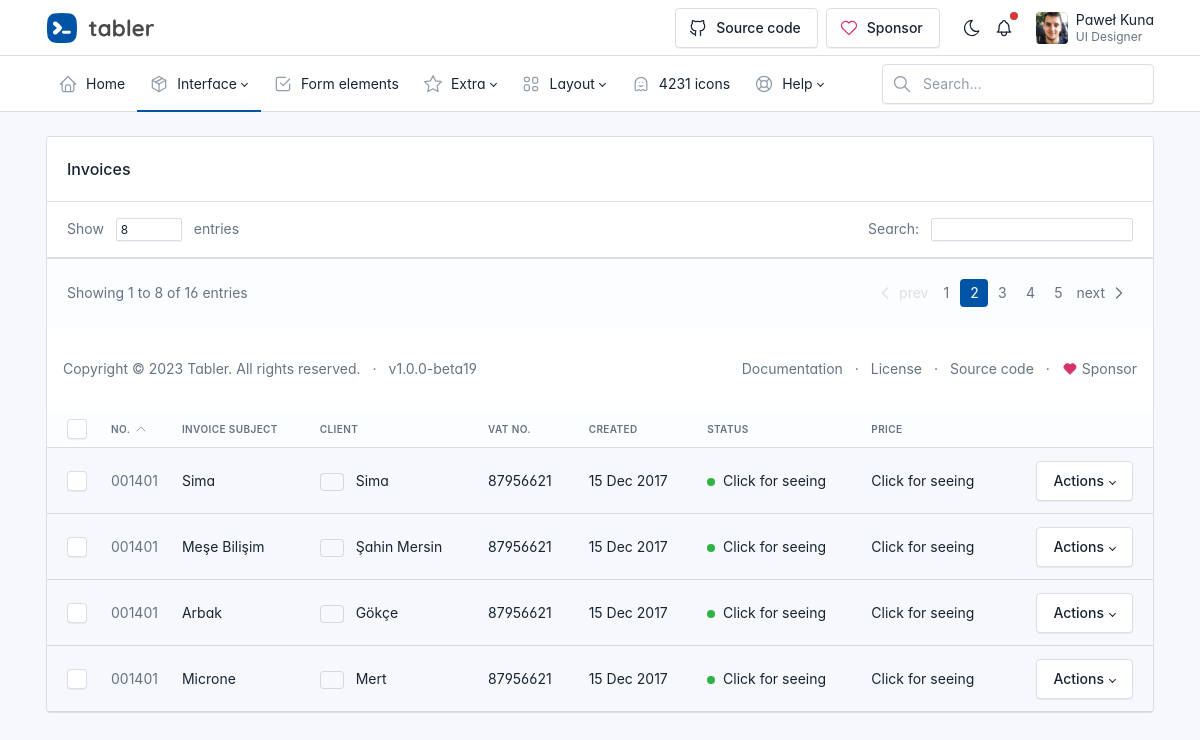
Page /add-operation/ on the committed database.
### companies/models.py (models this page shows)
class Companies(models.Model):
    company_name= models.CharField(max_length=200, unique= True)
    boss_name = models.CharField(max_length=200)
    email = models.CharField(max_length=200)
    telephone = models.IntegerField(default=0)
    tax = models.IntegerField(default=0)

### companies/views.py (the view)
# urls.py: path('add-operation/', views.addOperation, name = "addop"),
def addOperation(request):
    account_list = Companies.objects.all()
    context = {
        "account_list": account_list
    }
    return render(request, "addop.html", context)

### templates/addop.html (shortened to what this page needs)
<!doctype html>
<html lang="en">
  <head>
    <link href="/static/css/tabler.min.css" rel="stylesheet"/>
    <link href="/static/css/tabler-flags.min.css" rel="stylesheet"/>
    <link href="/static/css/tabler-payments.min.css" rel="stylesheet"/>
    <link href="/static/css/tabler-vendors.min.css" rel="stylesheet"/>
    <link href="/static/css/demo.min.css?1685973381" rel="stylesheet"/>
  </head>
  <body >
    <div class="page">
      <header class="navbar navbar-expand-md d-print-none" >
        <div class="container-xl">
          <h1 class="navbar-brand navbar-brand-autodark d-none-navbar-horizontal pe-0 pe-md-3">
            <a href=".">
              <img src="/static/logo.svg" width="110" height="32" alt="Tabler" class="navbar-brand-image">
            </a>
          </h1>
          <div class="navbar-nav flex-row order-md-last">
            <div class="nav-item d-none d-md-flex me-3">
              <div class="btn-list">
                <a href="https://github.com/tabler/tabler" class="btn" target="_blank" rel="noreferrer">
                  Source code
                </a>
                <a href="https://github.com/sponsors/codecalm" class="btn" target="_blank" rel="noreferrer">
                  Sponsor
                </a>
              </div>
            </div>
            <div class="d-none d-md-flex">
              <a href="?theme=dark" class="nav-link px-0 hide-theme-dark" title="Enable dark mode" data-bs-toggle="tooltip"
		   data-bs-placement="bottom">
              </a>
              <div class="nav-item dropdown d-none d-md-flex me-3">
                <a href="#" class="nav-link px-0" data-bs-toggle="dropdown" tabindex="-1" aria-label="Show notifications">
                  <span class="badge bg-red"></span>
                </a>
              </div>
            </div>
            <div class="nav-item dropdown">
              <a href="#" class="nav-link d-flex lh-1 text-reset p-0" data-bs-toggle="dropdown" aria-label="Open user menu">
                <span class="avatar avatar-sm" style="background-image: url(/static/avatars/000m.jpg)"></span>
                <div class="d-none d-xl-block ps-2">
                  <div>Paweł Kuna</div>
                  <div class="mt-1 small text-secondary">UI Designer</div>
                </div>
              </a>
            </div>
          </div>
        </div>
      </header>
      <header class="navbar-expand-md">
        <div class="collapse navbar-collapse" id="navbar-menu">
          <div class="navbar">
            <div class="container-xl">
              <ul class="navbar-nav">
                <li class="nav-item">
                  <a class="nav-link" href="./" >
                    <span class="nav-link-icon d-md-none d-lg-inline-block">
                    </span>
                    <span class="nav-link-title">
                      Home
                    </span>
                  </a>
                </li>
                <li class="nav-item active dropdown">
                  <a class="nav-link dropdown-toggle" href="#navbar-base" data-bs-toggle="dropdown" data-bs-auto-close="outside" role="button" aria-expanded="false" >
                    <span class="nav-link-icon d-md-none d-lg-inline-block">
                    </span>
                    <span class="nav-link-title">
                      Interface
                    </span>
                  </a>
                </li>
                <li class="nav-item">
                  <a class="nav-link" href="./form-elements.html" >
                    <span class="nav-link-icon d-md-none d-lg-inline-block">
                    </span>
                    <span class="nav-link-title">
                      Form elements
                    </span>
                  </a>
                </li>
                <li class="nav-item dropdown">
                  <a class="nav-link dropdown-toggle" href="#navbar-extra" data-bs-toggle="dropdown" data-bs-auto-close="outside" role="button" aria-expanded="false" >
                    <span class="nav-link-icon d-md-none d-lg-inline-block">
                    </span>
                    <span class="nav-link-title">
                      Extra
                    </span>
                  </a>
                </li>
                <li class="nav-item dropdown">
                  <a class="nav-link dropdown-toggle" href="#navbar-layout" data-bs-toggle="dropdown" data-bs-auto-close="outside" role="button" aria-expanded="false" >
                    <span class="nav-link-icon d-md-none d-lg-inline-block">
                    </span>
                    <span class="nav-link-title">
                      Layout
                    </span>
                  </a>
                </li>
                <li class="nav-item">
                  <a class="nav-link" href="./icons.html" >
                    <span class="nav-link-icon d-md-none d-lg-inline-block">
                    </span>
                    <span class="nav-link-title">
                      4231 icons
                    </span>
                  </a>
                </li>
                <li class="nav-item dropdown">
                  <a class="nav-link dropdown-toggle" href="#navbar-help" data-bs-toggle="dropdown" data-bs-auto-close="outside" role="button" aria-expanded="false" >
                    <span class="nav-link-icon d-md-none d-lg-inline-block">
                    </span>
                    <span class="nav-link-title">
                      Help
                    </span>
                  </a>
                </li>
              </ul>
              <div class="my-2 my-md-0 flex-grow-1 flex-md-grow-0 order-first order-md-last">
                <form action="./" method="get" autocomplete="off" novalidate>
                  <div class="input-icon">
                    <span class="input-icon-addon">
                    </span>
                    <input type="text" value="" class="form-control" placeholder="Search…" aria-label="Search in website">
                  </div>
                </form>
              </div>
            </div>
          </div>
        </div>
      </header>
      <div class="page-wrapper">
        <div class="page-body">
          <div class="container-xl d-flex flex-column justify-content-center">
            <div class="col-12">
                <div class="card">
                  <div class="card-header">
                    <h3 class="card-title">Invoices</h3>
                  </div>
                  <div class="card-body border-bottom py-3">
                    <div class="d-flex">
                      <div class="text-secondary">
                        Show
                        <div class="mx-2 d-inline-block">
                          <input type="text" class="form-control form-control-sm" value="8" size="3" aria-label="Invoices count">
                        </div>
                        entries
                      </div>
                      <div class="ms-auto text-secondary">
                        Search:
                        <div class="ms-2 d-inline-block">
                          <input type="text" class="form-control form-control-sm" aria-label="Search invoice">
                        </div>
                      </div>
                    </div>
                  </div>
                  <div class="table-responsive">
                    <table class="table card-table table-vcenter text-nowrap datatable">
                      <thead>
                        <tr>
                          <th class="w-1"><input class="form-check-input m-0 align-middle" type="checkbox" aria-label="Select all invoices"></th>
                          <th class="w-1">No.
                            <svg xmlns="http://www.w3.org/2000/svg" class="icon icon-sm icon-thick" width="24" height="24" viewBox="0 0 24 24" stroke-width="2" stroke="currentColor" fill="none" stroke-linecap="round" stroke-linejoin="round"><path stroke="none" d="M0 0h24v24H0z" fill="none"></path><path d="M6 15l6 -6l6 6"></path></svg>
                          </th>
                          <th>Invoice Subject</th>
                          <th>Client</th>
                          <th>VAT No.</th>
                          <th>Created</th>
                          <th>Status</th>
                          <th>Price</th>
                          <th></th>
                        </tr>
                      </thead>
                      <tbody>
                        <tr>
                          {% for company in account_list %}
                            <td><input class="form-check-input m-0 align-middle" type="checkbox" aria-label="Select invoice"></td>
                            <td><span class="text-secondary">001401</span></td>
                            <td><a href = "/operation/" class="text-reset" tabindex="-1" target = "_blank">{{ company.company_name }}</a></td>
                          <td>
                            <span class="flag flag-xs flag-country-us me-2"></span>
                            {{ company.boss_name }}
                          </td>
                          <td>
                            87956621
                          </td>
                          <td>
                            15 Dec 2017
                          </td>
                          <td>
                            <span class="badge bg-success me-1"></span> Click for seeing
                          </td>
                          <td>Click for seeing</td>
                          <td class="text-end">
                            <span class="dropdown">
                              <button class="btn dropdown-toggle align-text-top" data-bs-boundary="viewport" data-bs-toggle="dropdown">Actions</button>
                            </span>
                          </td>
                        </tr>
                        <tr>
                          {% endfor %}
                  <div class="card-footer d-flex align-items-center">
                    <p class="m-0 text-secondary">Showing <span>1</span> to <span>8</span> of <span>16</span> entries</p>
                    <ul class="pagination m-0 ms-auto">
                      <li class="page-item disabled">
                        <a class="page-link" href="#" tabindex="-1" aria-disabled="true">
                          <svg xmlns="http://www.w3.org/2000/svg" class="icon" width="24" height="24" viewBox="0 0 24 24" stroke-width="2" stroke="currentColor" fill="none" stroke-linecap="round" stroke-linejoin="round"><path stroke="none" d="M0 0h24v24H0z" fill="none"></path><path d="M15 6l-6 6l6 6"></path></svg>
                          prev
                        </a>
                      </li>
                      <li class="page-item"><a class="page-link" href="#">1</a></li>
                      <li class="page-item active"><a class="page-link" href="#">2</a></li>
                      <li class="page-item"><a class="page-link" href="#">3</a></li>
                      <li class="page-item"><a class="page-link" href="#">4</a></li>
                      <li class="page-item"><a class="page-link" href="#">5</a></li>
                      <li class="page-item">
                        <a class="page-link" href="#">
                          next
                          <svg xmlns="http://www.w3.org/2000/svg" class="icon" width="24" height="24" viewBox="0 0 24 24" stroke-width="2" stroke="currentColor" fill="none" stroke-linecap="round" stroke-linejoin="round"><path stroke="none" d="M0 0h24v24H0z" fill="none"></path><path d="M9 6l6 6l-6 6"></path></svg>
                        </a>
                      </li>
                    </ul>
                  </div>
                </div>
              </div>
          </div>
        </div>
        <footer class="footer footer-transparent d-print-none">
          <div class="container-xl">
            <div class="row text-center align-items-center flex-row-reverse">
              <div class="col-lg-auto ms-lg-auto">
                <ul class="list-inline list-inline-dots mb-0">
                  <li class="list-inline-item"><a href="https://tabler.io/docs" target="_blank" class="link-secondary" rel="noopener">Documentation</a></li>
                  <li class="list-inline-item"><a href="./license.html" class="link-secondary">License</a></li>
                  <li class="list-inline-item"><a href="https://github.com/tabler/tabler" target="_blank" class="link-secondary" rel="noopener">Source code</a></li>
                  <li class="list-inline-item">
                    <a href="https://github.com/sponsors/codecalm" target="_blank" class="link-secondary" rel="noopener">
                      Sponsor
                    </a>
                  </li>
                </ul>
              </div>
              <div class="col-12 col-lg-auto mt-3 mt-lg-0">
                <ul class="list-inline list-inline-dots mb-0">
                  <li class="list-inline-item">
                    Copyright &copy; 2023
                    <a href="." class="link-secondary">Tabler</a>.
                    All rights reserved.
                  </li>
                  <li class="list-inline-item">
                    <a href="./changelog.html" class="link-secondary" rel="noopener">
                      v1.0.0-beta19
                    </a>
                  </li>
                </ul>
              </div>
            </div>
          </div>
        </footer>
      </div>
    </div>
  </body>
</html>

### templates/addop.html (style rules this page uses)
:root { --tblr-font-sans-serif: 'Inter Var', -apple-system, BlinkMacSystemFont, San Francisco, Segoe UI, Roboto, Helvetica Neue, sans-serif; }
body { font-feature-settings: "cv03", "cv04", "cv11"; }

### rows in the picture
Companies: company_name "Sima", boss_name "Sima"
Companies: company_name "Meşe Bilişim", boss_name "Şahin Mersin"
Companies: company_name "Arbak", boss_name "Gökçe"
Companies: company_name "Microne", boss_name "Mert"
